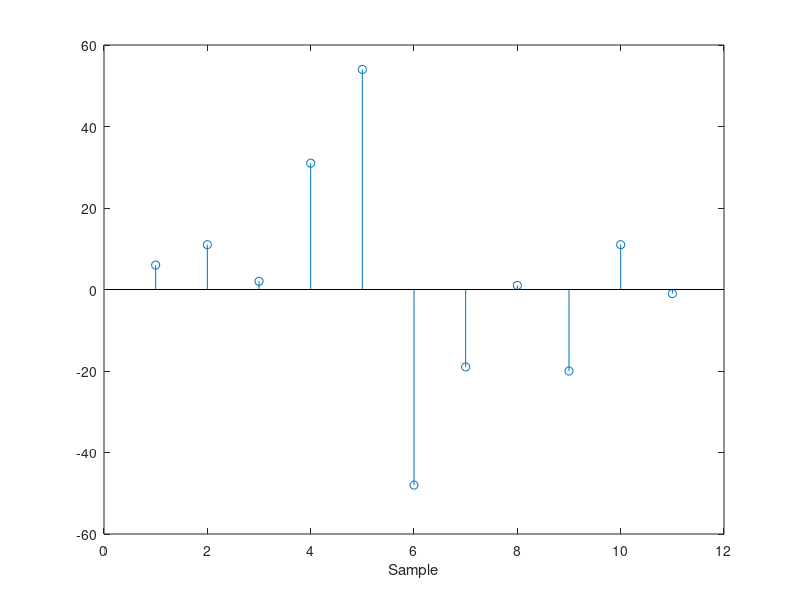
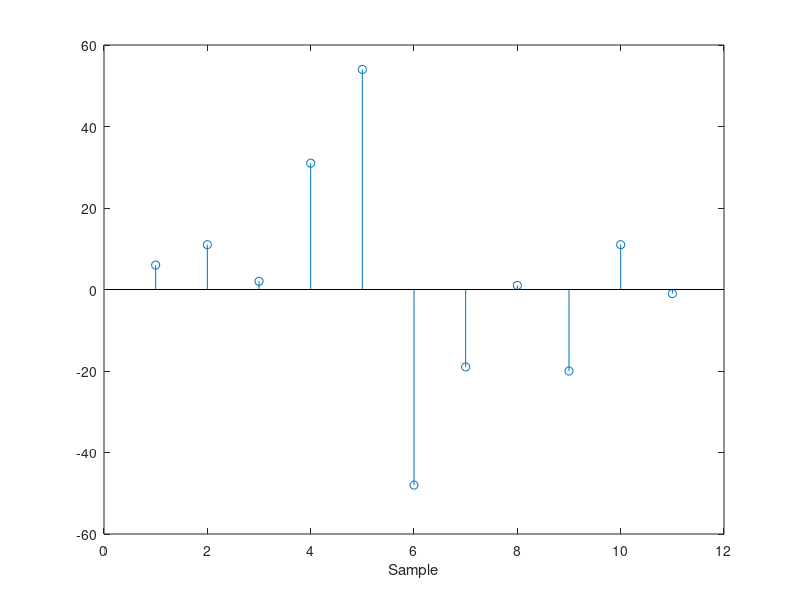

Source code (MATLAB) for these figures, in order:
x=[3 -2 6 8 -1];
h=[2 5 0 -5 2 -3 1];
%(a)
y=conv(x,h);
figure();
stem(y);
xlabel('Sample');

%(b) The meaning of title is fuzzy
x1=[3 0 0 0 0];
x2=[0 -2 0 0 0];
x3=[0 0 6 0 0];
x4=[0 0 0 8 0];
x5=[0 0 0 0 -1];
conv(x1, h);
conv(x2, h);
conv(x3, h);
conv(x4, h);
conv(x5, h);

%(c)
y1=conv(x(1),h);
y2=conv(x(2),h);
y3=conv(x(3),h);
y4=conv(x(4),h);
y5=conv(x(5),h);
y1=[y1 0 0 0 0];
y2=[0 y2 0 0 0];
y3=[0 0 y3 0 0];
y4=[0 0 0 y4 0];
y5=[0 0 0 0 y5];
yall=y1+y2+y3+y4+y5;
figure();
stem(yall);
xlabel('Sample');
